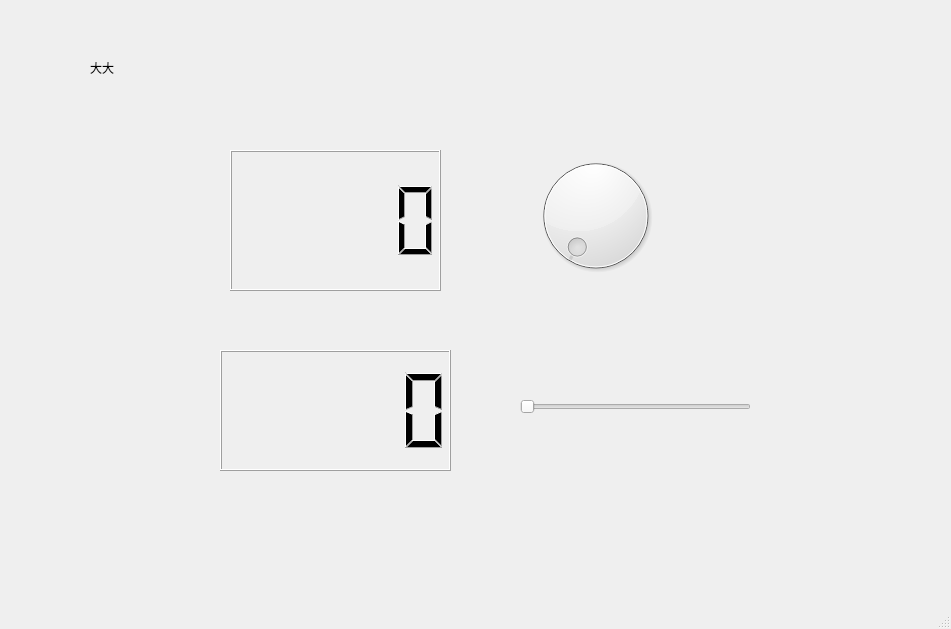
<?xml version="1.0" encoding="UTF-8"?>
<ui version="4.0">
 <class>MainWindow</class>
 <widget class="QMainWindow" name="MainWindow">
  <property name="geometry">
   <rect>
    <x>0</x>
    <y>0</y>
    <width>951</width>
    <height>629</height>
   </rect>
  </property>
  <property name="windowTitle">
   <string>MainWindow</string>
  </property>
  <widget class="QWidget" name="centralwidget">
   <widget class="QLCDNumber" name="lcdNumber">
    <property name="geometry">
     <rect>
      <x>230</x>
      <y>150</y>
      <width>211</width>
      <height>141</height>
     </rect>
    </property>
   </widget>
   <widget class="QDial" name="dial">
    <property name="geometry">
     <rect>
      <x>480</x>
      <y>150</y>
      <width>231</width>
      <height>131</height>
     </rect>
    </property>
   </widget>
   <widget class="QSlider" name="horizontalSlider">
    <property name="geometry">
     <rect>
      <x>520</x>
      <y>351</y>
      <width>231</width>
      <height>111</height>
     </rect>
    </property>
    <property name="orientation">
     <enum>Qt::Horizontal</enum>
    </property>
   </widget>
   <widget class="QLCDNumber" name="lcdNumber_2">
    <property name="geometry">
     <rect>
      <x>220</x>
      <y>350</y>
      <width>231</width>
      <height>121</height>
     </rect>
    </property>
   </widget>
   <widget class="QLabel" name="label">
    <property name="geometry">
     <rect>
      <x>90</x>
      <y>60</y>
      <width>72</width>
      <height>15</height>
     </rect>
    </property>
    <property name="text">
     <string>大大</string>
    </property>
   </widget>
  </widget>
  <widget class="QMenuBar" name="menubar">
   <property name="geometry">
    <rect>
     <x>0</x>
     <y>0</y>
     <width>951</width>
     <height>26</height>
    </rect>
   </property>
  </widget>
  <widget class="QStatusBar" name="statusbar"/>
 </widget>
 <resources/>
 <connections/>
</ui>
